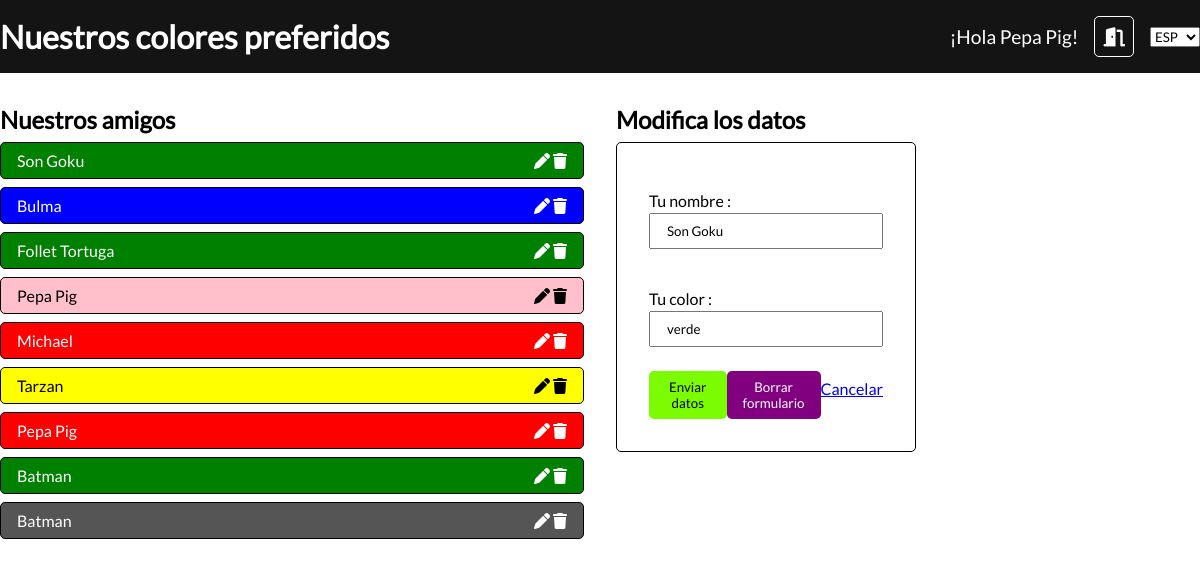
Page /09_SESION/colores/index.php?formulario=update&id=1&user=Son Goku&color=green (signed in) on the committed database.
### tables this page shows
CREATE TABLE `colores` (
  `id_color` int NOT NULL AUTO_INCREMENT,
  `usuario` varchar(50) NOT NULL,
  `color` varchar(55) NOT NULL,
  `id_usuario` int NOT NULL DEFAULT '1',
  PRIMARY KEY (`id_color`)
);

### 09_SESION/colores/index.php (the view, shortened to what this page needs)
<?php
require_once '../pdo_bind_connection.php';
$select = "SELECT * FROM colores where id_usuario = :id_usuario;";
$preparacion = $pdo->prepare($select);
$preparacion->bindParam(':id_usuario', $_SESSION['id_usuario'], PDO::PARAM_INT);
$preparacion->execute();
$array_filas = $preparacion->fetchAll();
?>
<!DOCTYPE html>
<html lang="es">
<head>
    <?php include_once '../modulos/etiquetas_meta.php'; ?>
    <link rel="stylesheet" href="../css/styles.css">
</head>
<body>
 <?php include_once '../modulos/header.php'; ?>
    <main class="main-colores">
        <section >
            <h2>Nuestros amigos</h2>
            <?php foreach ($array_filas as $fila) : ?>
                <?php
                $color = "white";
                $arrayLetrasOscuras = ["white", "yellow", "pink", "gray", "grey"];
                if (in_array($fila['color'], $arrayLetrasOscuras)) {
                    $color = "black";
                }
                ?>
                <div class="items" style="background-color: <?= $fila['color'] ?>; color: <?= $color ?>;">
                    <p>
                        <?= htmlspecialchars($fila['usuario'], ENT_QUOTES, 'UTF-8')   ?>
                    </p>
                    <span>
                        <a href="index.php?formulario=update&id=<?= $fila['id_color']?>&user=<?= str_replace(" ", "%20", $fila['usuario']) ?>&color=<?=$fila['color'] ?>">
                            <i class="fa-solid fa-pen"></i>
                        </a>
                        <a href="delete.php?id=<?= $fila['id_color'] ?>">
                            <i class="fa-solid fa-trash"></i>
                        </a>
                    </span>
                </div>
            <?php endforeach ?>
        </section>
        <section>
        <?php
            $formulario = $_GET['formulario'] ?? "insert";
            switch ($formulario) {
                case "update":
                    include_once "../modulos/form_update_colores.php";
                    break;
            }
        ?>
        </section>
    </main>
</body>
</html>

### 09_SESION/css/styles.css (style rules this page uses)
* { margin: 0; padding: 0; box-sizing: border-box; font-family: Lato, Arial, Helvetica, sans-serif; }
:root { --desktop-width: 1200px; }

### rows in the picture
colores: usuario "Son Goku"
colores: usuario "Bulma"
colores: usuario "Follet Tortuga"
colores: usuario "Pepa Pig"
colores: usuario "Michael"
colores: usuario "Tarzan"
colores: usuario "Pepa Pig"
colores: usuario "Batman"
colores: usuario "Batman"

### other values in the picture
$_COOKIE['usuario'] "Pepa Pig"
